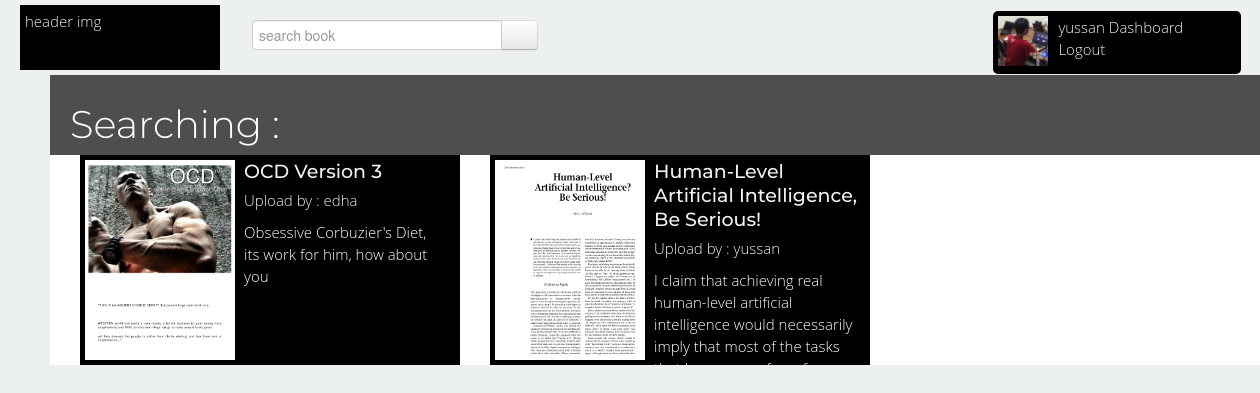
Screenshot of /search.php (signed in) with the database file from the repository.
### tables this page shows
CREATE TABLE IF NOT EXISTS `book` (
  `id` int(11) NOT NULL AUTO_INCREMENT,
  `idate` date NOT NULL,
  `title` varchar(60) NOT NULL,
  `description` varchar(300) NOT NULL,
  `longdesc` varchar(5000) NOT NULL,
  `user` varchar(60) NOT NULL,
  `fk_kategori` int(11) NOT NULL,
  `cover` varchar(50) NOT NULL,
  `cover_folder` char(6) NOT NULL,
  `file` varchar(50) NOT NULL,
  `file_folder` char(5) NOT NULL,
  PRIMARY KEY (`id`),
  KEY `fk_kategori` (`fk_kategori`),
  KEY `user` (`user`)
);

### search.php (the view, shortened to what this page needs)
<?php
	include "function.php";
	$keyword = $_GET['search'];
	include "header.php";
?>
		<div id="container">
					<section class="section" id="section1" data-section="1" >
							<div class="title"><h1 style="margin-left:20px">Searching : <?php echo $keyword; ?></h1></div>
							<div style="width:100%;overflow-x:auto;overflow-y:hidden">
								<div class="book_top" >
									<div class="fluid-row">
									<?php
										$sql = mysql_query("SELECT * FROM book WHERE title LIKE '%".$keyword."%' OR description LIKE '%".$keyword."%'");
										while($books = mysql_fetch_array($sql)){
											$id = $books['id'];
											$user = $books['user'];
											$cover = $books['cover'];
											$cover_folder = $books['cover_folder'];
											$book_title = $books['title'];
											$book_desc = $books['description'];
											$book_cover = "$cover_folder"."$cover";
											$uploadby = $books['user'];
									?>
									<a href="#book-<?php echo $id; ?>" data-toggle="modal">
									  <div class="span4 book_item">
									   	<img style="float:left" src="<?php echo $book_cover;?>" />
									   	<h5 style="margin-bottom:0"><?php echo $book_title;?></h5>
									   	<a href="user.php?user=<?php echo $user ?>"><p style="margin-top:0;margin-bottom:0">Upload by : <?php echo $uploadby; ?></p></a>
									  	<p style="margin-top:10px"><?php echo $book_desc;?></p>
									  </div>
									  </a>
									 <?php } ?>
									</div>
								</div>
							</div>
					</section>
			</div>
	</body>
</html>

### css/style.css (style rules this page uses)
html { font-size: 62.5%; }
body { background: #ecf0f1; color: #fff; font-family: 'Open Sans', 'Helvetica Neue', Helvetica, Arial, sans-serif; font-size: 15px; font-size: 1.5rem; font-weight: 300; line-height: 22px; }
h1, h2, h3, h4, h5, h6 { font-family: "Montserrat", sans-serif; font-weight: 300; font-style: normal; }
p { margin: 0 10px 10px 0; }
a { color: #F1F1F1; text-decoration: none; }
.expanded #container { transform: translate3d(50px, 0px, 0px) scale3d(1, 1, 1); }
#container { backface-visibility: hidden; position: relative; transform: translate3d(0px, 0px, 0px); transition: transform 500ms ease 0s; width: 100%; }
.section { background-attachment: scroll; background-position: center top; position: relative; padding: 20px 0 ; height: 600px; }
.section h5 { font-size: 19px; font-size: 1.9rem; font-weight: 500; line-height: 24px; margin: 0 0 20px; padding-bottom: 5px; }
#section1 { background:#4E4E4E; -webkit-background-size: 100% auto; -moz-background-size: 100% auto; -o-background-size: 100% auto; background-size: 100% auto; background-repeat: no-repeat; }
@media screen and (min-width: 1200px) { #section1 { padding: 20px 0; height: 250px; } }
.book_top { height : 210px; width :2000px; background-color: white; }
.book_item { float:left; background-color: #000; overflow: hidden; height : 200px; padding : 5px; text-align:left; }
.book_item img { width :150px; height :200px; float :left; margin : 0 9px 3px 0; }

### rows the page displays
book: cover_folder+cover (picture), title "OCD Version 3", user "edha", description "Obsessive Corbuzier's Diet, its work for him, how about you"
book: cover_folder+cover (picture), title "Human-Level Artificial Intelligence, Be Serious!", user "yussan", description "I claim that achieving real human-level artificial intelligence would necessarily imply that most of the tasks…"

### other values shown
$_SESSION['user']['username'] "yussan"
